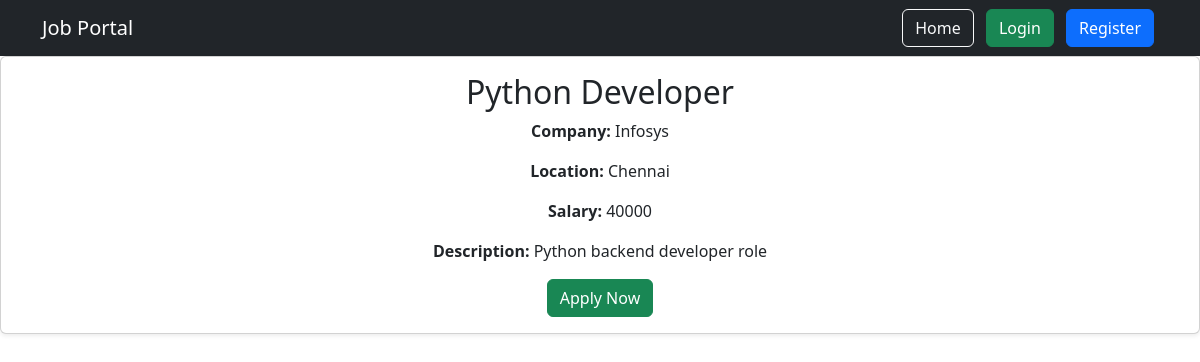
The app's page /job/1/ with its own data.
### Jobs/models.py (models this page shows, shortened)
class Job(models.Model):
    title = models.CharField(max_length=100)
    company = models.CharField(max_length=100)
    location = models.CharField(max_length=100)
    salary = models.IntegerField()
    description = models.TextField()

### Jobs/views.py (the view)
# urls.py: path('job/<int:id>/', views.job_detail, name='job_detail'),
def job_detail(request, id):
    job = Job.objects.get(id=id)
    return render(request, 'job_detail.html', {'job': job})

### templates/job_detail.html
{% extends 'base.html' %}
{% block content %}
<center>
<div class="card shadow-sm">
    <div class="card-body">
        <h2 class="card-title">{{ job.title }}</h2>
        <p><strong>Company:</strong> {{ job.company }}</p>
        <p><strong>Location:</strong> {{ job.location }}</p>
        <p><strong>Salary:</strong> {{ job.salary }}</p>
        <p><strong>Description:</strong> {{ job.description }}</p>
        <a href="/apply/{{ job.id }}/" class="btn btn-success">
            Apply Now
        </a>
    </div>
</div>
</center>
{% endblock %}

### records on screen
Job: title "Python Developer", company "Infosys", location "Chennai", salary "40000", description "Python backend developer role"
